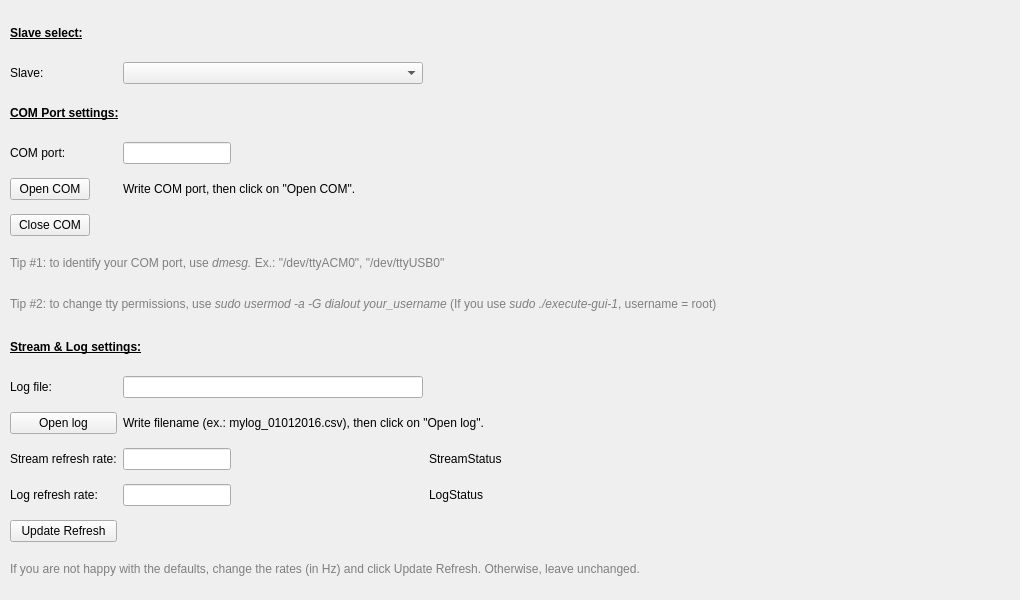
    <widget class="QWidget" name="config">
     <attribute name="title">
      <string>Config</string>
     </attribute>
     <widget class="QWidget" name="gridLayoutWidget">
      <property name="geometry">
       <rect>
        <x>10</x>
        <y>10</y>
        <width>1001</width>
        <height>581</height>
       </rect>
      </property>
      <layout class="QGridLayout" name="gridLayout">
       <property name="rightMargin">
        <number>0</number>
       </property>
       <item row="10" column="1" colspan="2">
        <widget class="QLabel" name="logStatusTxt">
         <property name="minimumSize">
          <size>
           <width>0</width>
           <height>0</height>
          </size>
         </property>
         <property name="text">
          <string>Write filename (ex.: mylog_01012016.csv), then click on &quot;Open log&quot;.</string>
         </property>
        </widget>
       </item>
       <item row="1" column="0">
        <widget class="QLabel" name="comport_2">
         <property name="text">
          <string>Slave:</string>
         </property>
        </widget>
       </item>
       <item row="9" column="1">
        <widget class="QLineEdit" name="logFileTxt">
         <property name="sizePolicy">
          <sizepolicy hsizetype="Fixed" vsizetype="Fixed">
           <horstretch>0</horstretch>
           <verstretch>0</verstretch>
          </sizepolicy>
         </property>
         <property name="minimumSize">
          <size>
           <width>300</width>
           <height>0</height>
          </size>
         </property>
        </widget>
       </item>
       <item row="4" column="1" colspan="2">
        <widget class="QLabel" name="comStatusTxt">
         <property name="minimumSize">
          <size>
           <width>0</width>
           <height>0</height>
          </size>
         </property>
         <property name="text">
          <string>Write COM port, then click on &quot;Open COM&quot;.</string>
         </property>
        </widget>
       </item>
       <item row="3" column="1">
        <widget class="QLineEdit" name="comPortTxt">
         <property name="sizePolicy">
          <sizepolicy hsizetype="Fixed" vsizetype="Fixed">
           <horstretch>0</horstretch>
           <verstretch>0</verstretch>
          </sizepolicy>
         </property>
         <property name="minimumSize">
          <size>
           <width>100</width>
           <height>0</height>
          </size>
         </property>
         <property name="toolTip">
          <string/>
         </property>
        </widget>
       </item>
       <item row="10" column="0">
        <widget class="QPushButton" name="openLogButton">
         <property name="text">
          <string>Open log</string>
         </property>
        </widget>
       </item>
       <item row="4" column="0">
        <widget class="QPushButton" name="openComButton">
         <property name="sizePolicy">
          <sizepolicy hsizetype="Fixed" vsizetype="Fixed">
           <horstretch>0</horstretch>
           <verstretch>0</verstretch>
          </sizepolicy>
         </property>
         <property name="text">
          <string>Open COM</string>
         </property>
        </widget>
       </item>
       <item row="9" column="0">
        <widget class="QLabel" name="label_3">
         <property name="text">
          <string>Log file:</string>
         </property>
        </widget>
       </item>
       <item row="5" column="0">
        <widget class="QPushButton" name="closeComButton">
         <property name="sizePolicy">
          <sizepolicy hsizetype="Fixed" vsizetype="Fixed">
           <horstretch>0</horstretch>
           <verstretch>0</verstretch>
          </sizepolicy>
         </property>
         <property name="text">
          <string>Close COM</string>
         </property>
        </widget>
       </item>
       <item row="7" column="0" colspan="3">
        <widget class="QLabel" name="comTip2txt">
         <property name="sizePolicy">
          <sizepolicy hsizetype="Preferred" vsizetype="Fixed">
           <horstretch>0</horstretch>
           <verstretch>0</verstretch>
          </sizepolicy>
         </property>
         <property name="minimumSize">
          <size>
           <width>0</width>
           <height>27</height>
          </size>
         </property>
         <property name="text">
          <string>&lt;html&gt;&lt;head/&gt;&lt;body&gt;&lt;p&gt;&lt;span style=&quot; color:#7f7f7f;&quot;&gt;Tip #2: to change tty permissions, use &lt;/span&gt;&lt;span style=&quot; font-style:italic; color:#7f7f7f;&quot;&gt;sudo usermod -a -G dialout your_username  &lt;/span&gt;&lt;span style=&quot; color:#7f7f7f;&quot;&gt;(If you use &lt;/span&gt;&lt;span style=&quot; font-style:italic; color:#7f7f7f;&quot;&gt;sudo ./execute-gui-1&lt;/span&gt;&lt;span style=&quot; color:#7f7f7f;&quot;&gt;, username = root)&lt;/span&gt;&lt;/p&gt;&lt;/body&gt;&lt;/html&gt;</string>
         </property>
         <property name="textInteractionFlags">
          <set>Qt::LinksAccessibleByMouse|Qt::TextSelectableByMouse</set>
         </property>
        </widget>
       </item>
       <item row="3" column="0">
        <widget class="QLabel" name="comport">
         <property name="text">
          <string>COM port:</string>
         </property>
        </widget>
       </item>
       <item row="1" column="1">
        <widget class="QComboBox" name="SlaveSelectComboBox">
         <property name="currentText">
          <string/>
         </property>
        </widget>
       </item>
       <item row="6" column="0" colspan="3">
        <widget class="QLabel" name="comTip1txt">
         <property name="sizePolicy">
          <sizepolicy hsizetype="Preferred" vsizetype="Fixed">
           <horstretch>0</horstretch>
           <verstretch>0</verstretch>
          </sizepolicy>
         </property>
         <property name="minimumSize">
          <size>
           <width>0</width>
           <height>27</height>
          </size>
         </property>
         <property name="text">
          <string>&lt;html&gt;&lt;head/&gt;&lt;body&gt;&lt;p&gt;&lt;span style=&quot; color:#7f7f7f;&quot;&gt;Tip #1: to identify your COM port, use &lt;/span&gt;&lt;span style=&quot; font-style:italic; color:#7f7f7f;&quot;&gt;dmesg. &lt;/span&gt;&lt;span style=&quot; color:#7f7f7f;&quot;&gt;Ex.: &amp;quot;/dev/ttyACM0&amp;quot;, &amp;quot;/dev/ttyUSB0&amp;quot;&lt;/span&gt;&lt;/p&gt;&lt;/body&gt;&lt;/html&gt;</string>
         </property>
         <property name="textInteractionFlags">
          <set>Qt::LinksAccessibleByMouse|Qt::TextSelectableByKeyboard|Qt::TextSelectableByMouse</set>
         </property>
        </widget>
       </item>
       <item row="2" column="0" colspan="2">
        <widget class="QLabel" name="label_19">
         <property name="sizePolicy">
          <sizepolicy hsizetype="Preferred" vsizetype="Fixed">
           <horstretch>0</horstretch>
           <verstretch>0</verstretch>
          </sizepolicy>
         </property>
         <property name="minimumSize">
          <size>
           <width>0</width>
           <height>30</height>
          </size>
         </property>
         <property name="text">
          <string>&lt;html&gt;&lt;head/&gt;&lt;body&gt;&lt;p&gt;&lt;span style=&quot; font-weight:600; text-decoration: underline;&quot;&gt;COM Port settings:&lt;/span&gt;&lt;/p&gt;&lt;/body&gt;&lt;/html&gt;</string>
         </property>
        </widget>
       </item>
       <item row="0" column="0" colspan="2">
        <widget class="QLabel" name="label_18">
         <property name="sizePolicy">
          <sizepolicy hsizetype="Preferred" vsizetype="Fixed">
           <horstretch>0</horstretch>
           <verstretch>0</verstretch>
          </sizepolicy>
         </property>
         <property name="minimumSize">
          <size>
           <width>0</width>
           <height>30</height>
          </size>
         </property>
         <property name="text">
          <string>&lt;html&gt;&lt;head/&gt;&lt;body&gt;&lt;p&gt;&lt;span style=&quot; font-weight:600; text-decoration: underline;&quot;&gt;Slave select:&lt;/span&gt;&lt;/p&gt;&lt;/body&gt;&lt;/html&gt;</string>
         </property>
        </widget>
       </item>
       <item row="11" column="0">
        <widget class="QLabel" name="stdelaytxt">
         <property name="text">
          <string>Stream refresh rate:</string>
         </property>
        </widget>
       </item>
       <item row="12" column="1">
        <widget class="QLineEdit" name="logRefreshTxt">
         <property name="sizePolicy">
          <sizepolicy hsizetype="Fixed" vsizetype="Fixed">
           <horstretch>0</horstretch>
           <verstretch>0</verstretch>
          </sizepolicy>
         </property>
         <property name="minimumSize">
          <size>
           <width>100</width>
           <height>0</height>
          </size>
         </property>
         <property name="toolTip">
          <string/>
         </property>
         <property name="alignment">
          <set>Qt::AlignRight|Qt::AlignTrailing|Qt::AlignVCenter</set>
         </property>
        </widget>
       </item>
       <item row="13" column="0">
        <widget class="QPushButton" name="updateRefreshButton">
         <property name="text">
          <string>Update Refresh</string>
         </property>
        </widget>
       </item>
       <item row="14" column="0" colspan="3">
        <widget class="QLabel" name="comTip1txt_2">
         <property name="sizePolicy">
          <sizepolicy hsizetype="Preferred" vsizetype="Fixed">
           <horstretch>0</horstretch>
           <verstretch>0</verstretch>
          </sizepolicy>
         </property>
         <property name="minimumSize">
          <size>
           <width>0</width>
           <height>27</height>
          </size>
         </property>
         <property name="text">
          <string>&lt;html&gt;&lt;head/&gt;&lt;body&gt;&lt;p&gt;&lt;span style=&quot; color:#7f7f7f;&quot;&gt;If you are not happy with the defaults, change the rates (in Hz) and click Update Refresh. Otherwise, leave unchanged.&lt;/span&gt;&lt;/p&gt;&lt;/body&gt;&lt;/html&gt;</string>
         </property>
         <property name="textInteractionFlags">
          <set>Qt::LinksAccessibleByMouse|Qt::TextSelectableByKeyboard|Qt::TextSelectableByMouse</set>
         </property>
        </widget>
       </item>
       <item row="11" column="1">
        <widget class="QLineEdit" name="streamRefreshTxt">
         <property name="sizePolicy">
          <sizepolicy hsizetype="Fixed" vsizetype="Fixed">
           <horstretch>0</horstretch>
           <verstretch>0</verstretch>
          </sizepolicy>
         </property>
         <property name="minimumSize">
          <size>
           <width>100</width>
           <height>0</height>
          </size>
         </property>
         <property name="toolTip">
          <string/>
         </property>
         <property name="alignment">
          <set>Qt::AlignRight|Qt::AlignTrailing|Qt::AlignVCenter</set>
         </property>
        </widget>
       </item>
       <item row="12" column="0">
        <widget class="QLabel" name="stdelaytxt_2">
         <property name="text">
          <string>Log refresh rate:</string>
         </property>
        </widget>
       </item>
       <item row="8" column="0" colspan="2">
        <widget class="QLabel" name="label_20">
         <property name="sizePolicy">
          <sizepolicy hsizetype="Preferred" vsizetype="Fixed">
           <horstretch>0</horstretch>
           <verstretch>0</verstretch>
          </sizepolicy>
         </property>
         <property name="minimumSize">
          <size>
           <width>0</width>
           <height>30</height>
          </size>
         </property>
         <property name="text">
          <string>&lt;html&gt;&lt;head/&gt;&lt;body&gt;&lt;p&gt;&lt;span style=&quot; font-weight:600; text-decoration: underline;&quot;&gt;Stream &amp;amp; Log settings:&lt;/span&gt;&lt;/p&gt;&lt;/body&gt;&lt;/html&gt;</string>
         </property>
        </widget>
       </item>
       <item row="11" column="2">
        <widget class="QLabel" name="streamRefreshStatusTxt">
         <property name="minimumSize">
          <size>
           <width>0</width>
           <height>0</height>
          </size>
         </property>
         <property name="text">
          <string>StreamStatus</string>
         </property>
        </widget>
       </item>
       <item row="12" column="2">
        <widget class="QLabel" name="logRefreshStatusTxt">
         <property name="minimumSize">
          <size>
           <width>0</width>
           <height>0</height>
          </size>
         </property>
         <property name="text">
          <string>LogStatus</string>
         </property>
        </widget>
       </item>
      </layout>
     </widget>
    </widget>
